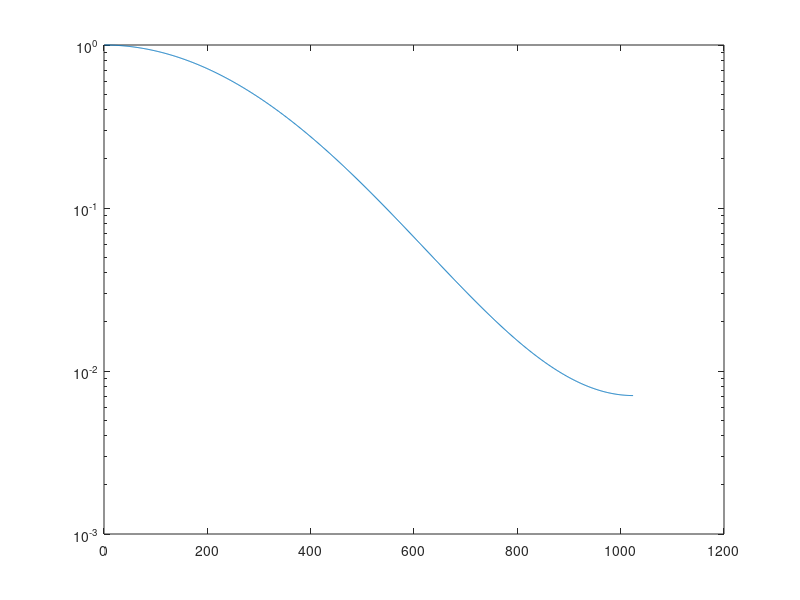

Here is the MATLAB script that generated this plot:
p = [1;5;0.5];
p = conv(p,p);
p = conv(p,p);
p = conv(p,p);
p = p/sum(p);

M = (length(p)-1)/2;

A = convmtx(p,1024);

A = A((M+1):(end-M),:);

d = svd(A);

semilogy(d);

largest_singular_value = d(1);
smallest_singular_value = d(end);

norm(A)

cond(A)